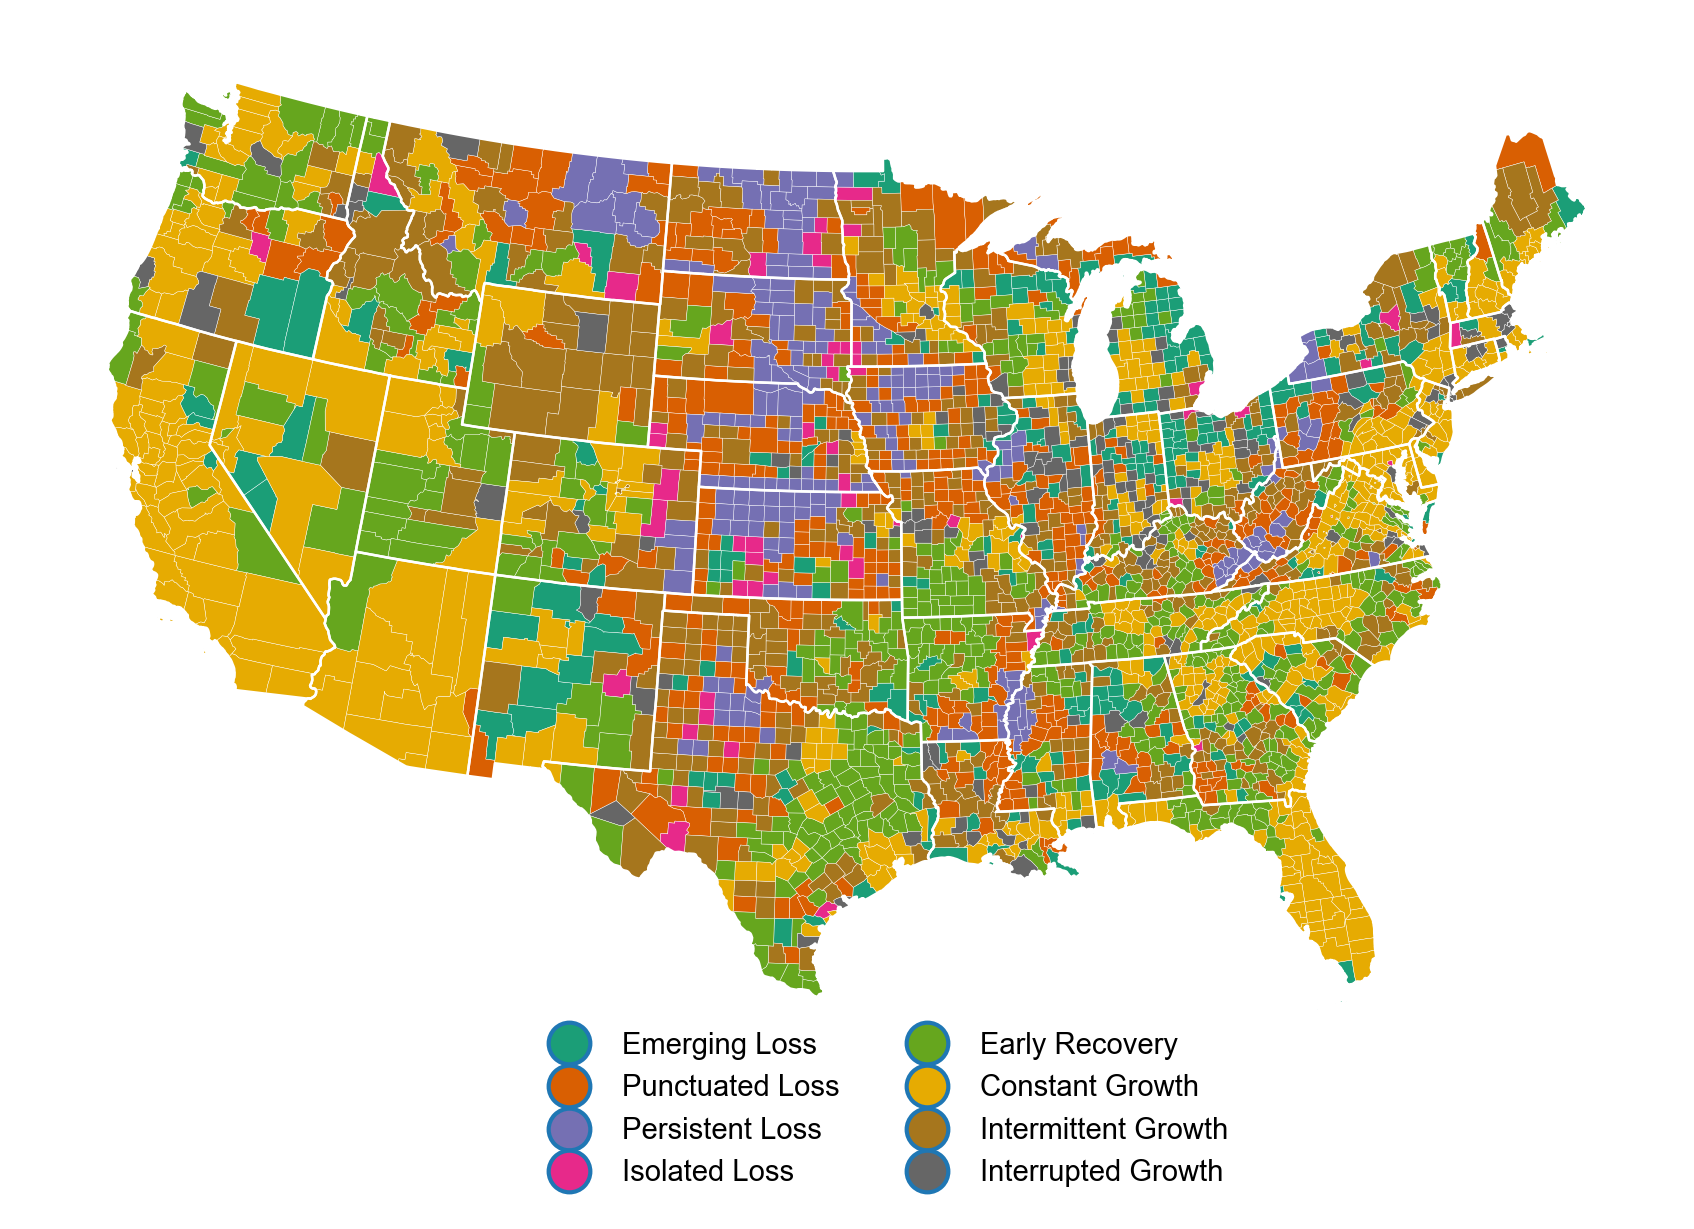

The Python source for this figure:
'''
USE FOR SCRATCH VIZ OF DIFF CLUSTER SOLUTIONS
DO NOT HARD CODE CUSTOM LABEL NAMES
'''
import os
from pysqlite2 import dbapi2 as sql
import geopandas as gpd
# from custom_geopandas_plotting import plot_dataframe_custom
from geopandas_plotting_newest_labs import plot_dataframe_newest
import pandas as pd
import csv
import matplotlib as mpl
import matplotlib.pyplot as plt
from matplotlib.colors import LinearSegmentedColormap
import brewer2mpl


# print brewer2mpl.print_maps('qualitative', 8)
bmap = brewer2mpl.get_map('Dark2', 'Qualitative', 8)

for i, x in enumerate(bmap.mpl_colors):
	print i, x

cmap_loss = mpl.colors.ListedColormap(bmap.mpl_colors[:4], 'cmap_loss')
cmap_growth = mpl.colors.ListedColormap(bmap.mpl_colors[4:], 'cmap_growth')
cmap_combo = mpl.colors.ListedColormap(bmap.mpl_colors, 'cmap_combo')

topdir = os.path.abspath("__file__" + "/../../") # get parent path

plt.style.use(topdir+'/scripts/maps/custom.mplstyle')
db = topdir+"/output/db.sqlite"

con = sql.connect(db)
con.enable_load_extension(True)
con.execute("SELECT load_extension('mod_spatialite');")
cur = con.cursor()

############################################################################
############################################################################
############################################################################
############################################################################
############################################################################
fig = plt.figure()
ax = fig.add_subplot(111)

############################################################################
############################################################################
# BOTH	
############################################################################
############################################################################
# loss data
inF = topdir+"/output/TraMineR_loss_omspell.csv"
df = pd.read_csv(inF, usecols=[0,7], dtype={'Unnamed: 0': str})
df.columns = ['geoid10', 'cluster']

qry = '''
SELECT geo_id, state || county AS geoid10, Hex(ST_AsBinary(geometry)) AS geom
FROM gz_2010_us_050_00_20m
WHERE state NOT IN ('02', '15', '72')
-- WHERE state IN ('26')
;
'''
df_bkgrd = gpd.GeoDataFrame.from_postgis(qry, con, geom_col='geom')
df_clust = df_bkgrd.merge(df, on='geoid10')
############################################################################
# growth data
inF = topdir+"/output/TraMineR_growth_omspell.csv"
df = pd.read_csv(inF, usecols=[0,7], dtype={'Unnamed: 0': str})
df.columns = ['geoid10', 'cluster']

qry = '''
SELECT geo_id, state || county AS geoid10, Hex(ST_AsBinary(geometry)) AS geom
FROM gz_2010_us_050_00_20m
WHERE state NOT IN ('02', '15', '72')
-- WHERE state IN ('26')
;
'''
df_bkgrd = gpd.GeoDataFrame.from_postgis(qry, con, geom_col='geom')
df2 = df_bkgrd.merge(df, on='geoid10')

df2.loc[df2['cluster']=='Cluster 1', 'cluster'] = 'Cluster 6'
df2.loc[df2['cluster']=='Cluster 2', 'cluster'] = 'Cluster 7'
df2.loc[df2['cluster']=='Cluster 3', 'cluster'] = 'Cluster 8'
df2.loc[df2['cluster']=='Cluster 4', 'cluster'] = 'Cluster 9'
df2.loc[df2['cluster']=='Cluster 5', 'cluster'] = 'Cluster 10'

df_clust = df_clust.append(df2)


mylabelsloss = ['Emerging Loss', 'Punctuated Loss', 'Persistent Loss', 'Isolated Loss']
mylabelsgrowth = ['Early Recovery', 'Constant Growth', 'Intermittent Growth', 'Interrupted Growth']
mylabelscombined = mylabelsloss + mylabelsgrowth

plot_dataframe_newest(df_clust, ax=ax, column='cluster', 
	edgecolor='white', linewidth=0.1, 
	legend=True, categorical=True, cmap=cmap_combo, cust_labels=mylabelscombined, legend_kwds={'ncol':2})
############################################################################
qry = '''
SELECT geo_id, Hex(ST_AsBinary(geometry)) AS geom
FROM gz_2010_us_040_00_20m
WHERE state NOT IN ('02', '15', '72')
;
'''
df_state = gpd.GeoDataFrame.from_postgis(qry, con, geom_col='geom')
df_state.plot(ax=ax, linewidth=.6, edgecolor='white', color="None")
############################################################################

ax.spines['top'].set_visible(False)
ax.spines['right'].set_visible(False)
ax.spines['bottom'].set_visible(False)
ax.spines['left'].set_visible(False)
ax.get_xaxis().set_visible(False)
ax.get_yaxis().set_visible(False)
ax.set_aspect("equal")
leg = ax.get_legend()
leg.set_bbox_to_anchor((0.55, -0.15, 0.2, 0.2))
leg.get_frame().set_linewidth(0.0)


outFile = topdir+"/output/trajectory_map_combined.png"
plt.savefig(outFile, bbox_inches='tight', dpi=300)
con.close()